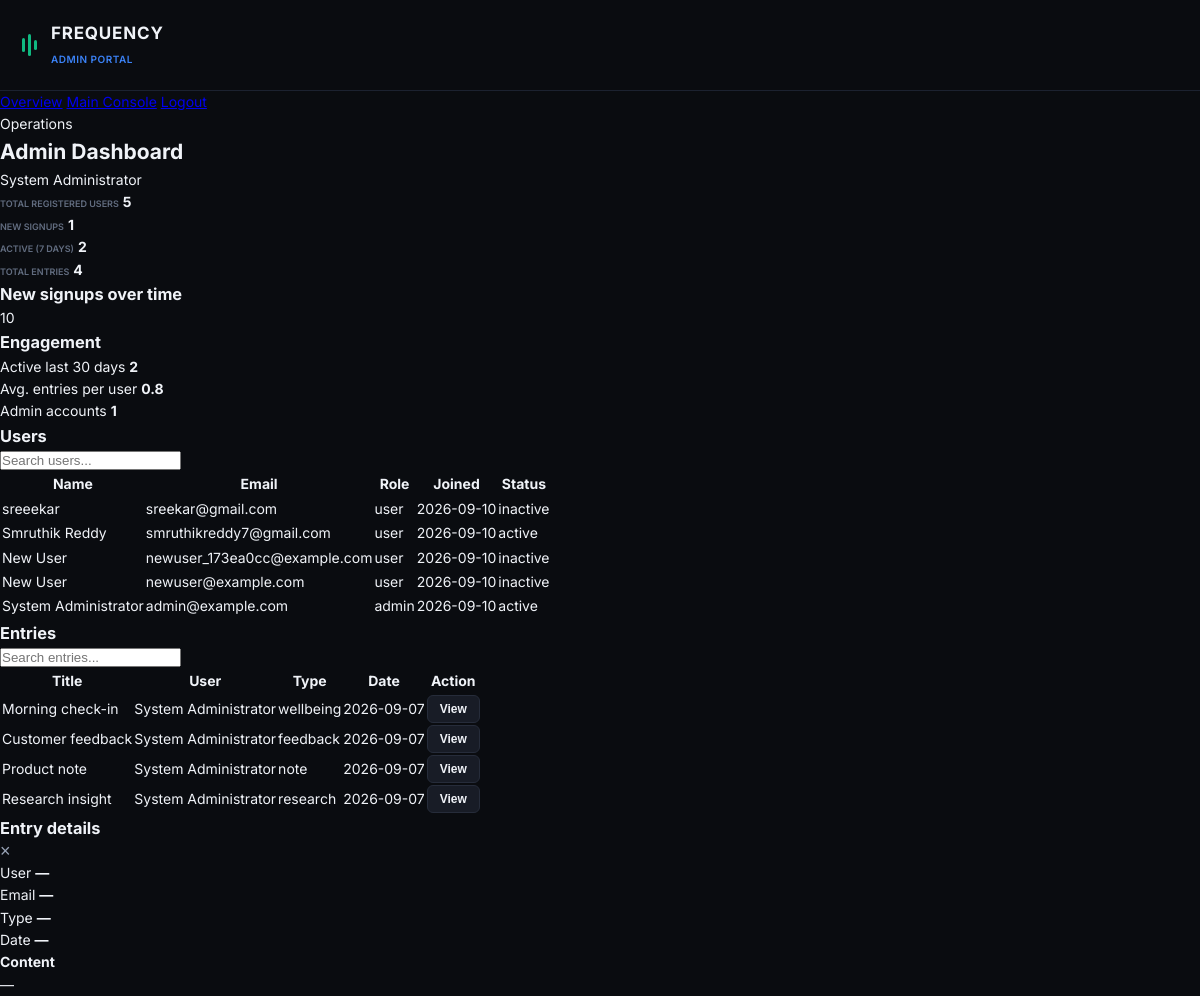
Page /admin (signed in) on the earlier database version.
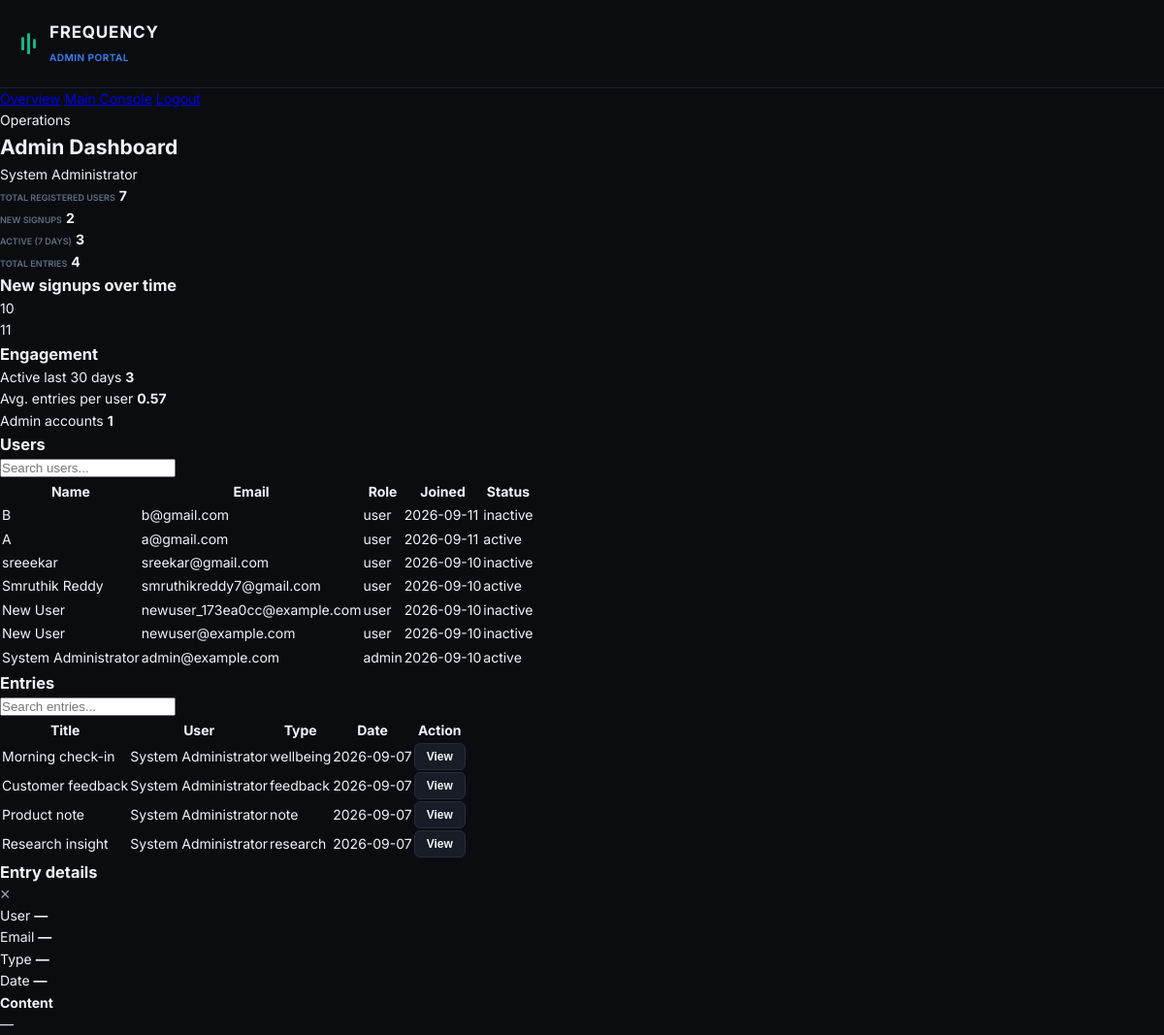
Same page on the later database version.
### tables this page shows
CREATE TABLE users (
                    id INTEGER PRIMARY KEY AUTOINCREMENT,
                    name TEXT NOT NULL,
                    email TEXT NOT NULL UNIQUE,
                    password_hash TEXT NOT NULL,
                    role TEXT NOT NULL DEFAULT 'user',
                    created_at TEXT NOT NULL,
                    last_login_at TEXT,
                    status TEXT NOT NULL DEFAULT 'active'
                );

CREATE TABLE entries (
                    id INTEGER PRIMARY KEY AUTOINCREMENT,
                    user_id INTEGER NOT NULL,
                    title TEXT NOT NULL,
                    content TEXT NOT NULL,
                    entry_type TEXT NOT NULL DEFAULT 'general',
                    metadata_json TEXT DEFAULT '{}',
                    created_at TEXT NOT NULL,
                    FOREIGN KEY(user_id) REFERENCES users(id)
                );

### app.py (the view)
    @app.route("/admin")
    @admin_required
    def admin_dashboard():
        stats = Database.get_dashboard_stats()
        users = Database.list_users()
        entries = Database.list_entries()
        return render_template(
            "admin.html",
            app_name=app.config["APP_NAME"],
            version=app.config["APP_VERSION"],
            stats=stats,
            users=users,
            entries=entries,
            admin_name=session.get("user_name", "Administrator")
        )

### app.py (called while the page is built)
def admin_required(view):
    @wraps(view)
    def wrapped(*args, **kwargs):
        if not session.get("user_id"):
            return redirect(url_for("signin", next=request.path))
        if session.get("role") != "admin":
            return redirect(url_for("signin"))
        return view(*args, **kwargs)
    return wrapped

### database.py (called while the page is built)
    @classmethod
    def get_connection(cls) -> sqlite3.Connection:
        conn = sqlite3.connect(DB_FILE)
        conn.row_factory = sqlite3.Row
        return conn

    @classmethod
    def list_users(cls) -> List[Dict[str, Any]]:
        with cls.get_connection() as conn:
            rows = conn.execute(
                """
                SELECT id, name, email, role, created_at, last_login_at,
                       CASE WHEN last_login_at IS NOT NULL AND datetime(last_login_at) >= datetime('now', '-30 days') THEN 'active' ELSE 'inactive' END AS status
                FROM users
                ORDER BY created_at DESC
                """
            ).fetchall()
            return [dict(row) for row in rows]

    @classmethod
    def list_entries(cls) -> List[Dict[str, Any]]:
        with cls.get_connection() as conn:
            rows = conn.execute(
                """
                SELECT e.id, e.user_id, u.name as user_name, u.email as user_email, e.title, e.content, e.entry_type, e.metadata_json, e.created_at
                FROM entries e
                JOIN users u ON u.id = e.user_id
                ORDER BY e.created_at DESC
                """
            ).fetchall()
            return [dict(row) for row in rows]

### templates/admin.html (shortened to what this page needs)
<!DOCTYPE html>
<html lang="en">
<head>
    <link rel="stylesheet" href="/static/css/style.css">
</head>
<body class="admin-shell">
    <div class="admin-layout">
        <aside class="admin-sidebar">
            <div class="brand brand-admin">
                <div class="brand-icon">
                    <span class="pulse-wave"></span>
                    <span class="pulse-wave wave-2"></span>
                    <span class="pulse-wave wave-3"></span>
                </div>
                <div class="brand-text">
                    <h1>FREQUENCY</h1>
                    <span class="tag">Admin Portal</span>
                </div>
            </div>
            <nav class="admin-nav">
                <a href="/admin" class="nav-item active">Overview</a>
                <a href="/" class="nav-item">Main Console</a>
                <a href="/logout" class="nav-item danger">Logout</a>
            </nav>
        </aside>
        <main class="admin-main">
            <header class="admin-topbar">
                <div>
                    <p class="eyebrow">Operations</p>
                    <h2>Admin Dashboard</h2>
                </div>
                <div class="user-pill">{{ admin_name }}</div>
            </header>
            <section class="stats-grid">
                <div class="stat-card">
                    <span class="stat-label">Total registered users</span>
                    <strong>{{ stats.total_users }}</strong>
                </div>
                <div class="stat-card">
                    <span class="stat-label">New signups</span>
                    <strong>{{ stats.signups_by_day | length }}</strong>
                </div>
                <div class="stat-card">
                    <span class="stat-label">Active (7 days)</span>
                    <strong>{{ stats.active_7_days }}</strong>
                </div>
                <div class="stat-card">
                    <span class="stat-label">Total entries</span>
                    <strong>{{ stats.total_entries }}</strong>
                </div>
            </section>
            <section class="analytics-grid">
                <div class="panel chart-panel">
                    <div class="panel-header">
                        <h3>New signups over time</h3>
                    </div>
                    <div id="signup-chart" class="bar-chart">
                        {% for item in stats.signups_by_day %}
                            <div class="chart-column" title="{{ item.date }}: {{ item.count }} signups">
                                <span class="chart-label">{{ item.date[-2:] }}</span>
                            </div>
                        {% endfor %}
                    </div>
                </div>
                <div class="panel summary-panel">
                    <div class="panel-header">
                        <h3>Engagement</h3>
                    </div>
                    <div class="summary-list">
                        <div>
                            <span>Active last 30 days</span>
                            <strong>{{ stats.active_30_days }}</strong>
                        </div>
                        <div>
                            <span>Avg. entries per user</span>
                            <strong>{{ ((stats.total_entries / stats.total_users) if stats.total_users else 0) | round(2) }}</strong>
                        </div>
                        <div>
                            <span>Admin accounts</span>
                            <strong>{{ users | selectattr('role', 'equalto', 'admin') | list | length }}</strong>
                        </div>
                    </div>
                </div>
            </section>
            <section class="panel table-panel">
                <div class="panel-header table-header">
                    <h3>Users</h3>
                    <input type="search" class="table-search" data-table-target="users-table" placeholder="Search users...">
                </div>
                <div class="table-wrap">
                    <table id="users-table">
                        <thead>
                            <tr>
                                <th>Name</th>
                                <th>Email</th>
                                <th>Role</th>
                                <th>Joined</th>
                                <th>Status</th>
                            </tr>
                        </thead>
                        <tbody>
                            {% for user in users %}
                                <tr>
                                    <td>{{ user.name }}</td>
                                    <td>{{ user.email }}</td>
                                    <td>
                                        <span class="role-pill {{ user.role }}">{{ user.role }}</span>
                                    </td>
                                    <td>{{ user.created_at[:10] if user.created_at else '—' }}</td>
                                    <td>{{ user.status or 'inactive' }}</td>
                                </tr>
                            {% else %}
                                <tr>
                                    <td colspan="5">No users found.</td>
                                </tr>
                            {% endfor %}
                        </tbody>
                    </table>
                </div>
            </section>
            <section class="panel table-panel">
                <div class="panel-header table-header">
                    <h3>Entries</h3>
                    <input type="search" class="table-search" data-table-target="entries-table" placeholder="Search entries...">
                </div>
                <div class="table-wrap">
                    <table id="entries-table">
                        <thead>
                            <tr>
                                <th>Title</th>
                                <th>User</th>
                                <th>Type</th>
                                <th>Date</th>
                                <th>Action</th>
                            </tr>
                        </thead>
                        <tbody>
                            {% for item in entries %}
                                <tr
                                    data-entry-title="{{ item.title | e }}"
                                    data-entry-content="{{ item.content | e }}"
                                    data-entry-type="{{ item.entry_type | e }}"
                                    data-entry-user="{{ item.user_name | e }}"
                                    data-entry-email="{{ item.user_email | e }}"
                                    data-entry-date="{{ item.created_at[:10] if item.created_at else '—' }}"
                                >
                                    <td>{{ item.title }}</td>
                                    <td>{{ item.user_name }}</td>
                                    <td>{{ item.entry_type }}</td>
                                    <td>{{ item.created_at[:10] if item.created_at else '—' }}</td>
                                    <td>
                                        <button class="btn btn-secondary btn-sm view-entry-btn" data-entry-id="{{ item.id }}" type="button">
                                            View
                                        </button>
                                    </td>
                                </tr>
                            {% else %}
                                <tr>
                                    <td colspan="5">No entries found.</td>
                                </tr>
                            {% endfor %}
                        </tbody>
                    </table>
                </div>
            </section>
        </main>
    </div>
    <div id="entry-modal" class="entry-modal hidden">
        <div class="entry-modal-card">
            <div class="panel-header modal-header">
                <h3 id="entry-modal-title">Entry details</h3>
                <button type="button" class="btn-icon-only" id="close-entry-modal">&times;</button>
            </div>
            <div class="entry-modal-body">
                <div class="entry-detail-row">
                    <span>User</span>
                    <strong id="entry-user">—</strong>
                </div>
                <div class="entry-detail-row">
                    <span>Email</span>
                    <strong id="entry-email">—</strong>
                </div>
                <div class="entry-detail-row">
                    <span>Type</span>
                    <strong id="entry-type">—</strong>
                </div>
                <div class="entry-detail-row">
                    <span>Date</span>
                    <strong id="entry-date">—</strong>
                </div>
                <div class="entry-content-box">
                    <h4>Content</h4>
                    <p id="entry-content">—</p>
                </div>
            </div>
        </div>
    </div>
</body>
</html>

### static/css/style.css (style rules this page uses)
:root { --bg-primary: #0a0c10; --bg-secondary: #12151c; --bg-card: #181c26; --bg-card-hover: #1f2533; --bg-input: #151821; --border-color: #262c3a; --border-subtle: #1c2230; --text-primary: #f0f3f8; --text-secondary: #9aa5b8; --text-muted: #626d80; --accent-emerald: #10b981; --accent-emerald-glow: rgba(16, 185, 129, 0.25); --accent-blue: #3b82f6; --accent-blue-glow: rgba(59, 130, 246, 0.25); --accent-amber: #f59e0b; --accent-rose: #f43f5e; --accent-rose-glow: rgba(244, 63, 94, 0.35); --accent-purple: #8b5cf6; --sidebar-width: 270px; --header-height: 64px; --radius-sm: 6px; --radius-md: 10px; --radius-lg: 16px; --font-sans: 'Inter', -apple-system, BlinkMacSystemFont, 'Segoe UI', Roboto, sans-serif; --font-mono: 'JetBrains Mono', monospace; }
* { box-sizing: border-box; margin: 0; padding: 0; }
body { background-color: var(--bg-primary); color: var(--text-primary); font-family: var(--font-sans); font-size: 14px; line-height: 1.6; height: 100vh; overflow: hidden; -webkit-font-smoothing: antialiased; }
.brand { padding: 20px 22px; display: flex; align-items: center; gap: 14px; border-bottom: 1px solid var(--border-subtle); }
.brand-icon { display: flex; align-items: center; gap: 3px; height: 24px; }
.pulse-wave { width: 3px; height: 14px; background: var(--accent-emerald); border-radius: 2px; animation: wave 1.2s ease-in-out infinite alternate; }
.pulse-wave.wave-2 { height: 22px; animation-delay: 0.2s; }
.pulse-wave.wave-3 { height: 10px; animation-delay: 0.4s; }
.brand-text h1 { font-size: 17px; font-weight: 700; letter-spacing: 0.8px; color: var(--text-primary); }
.brand-text .tag { font-size: 10px; font-weight: 600; color: var(--accent-blue); text-transform: uppercase; letter-spacing: 0.5px; }
.btn { display: inline-flex; align-items: center; justify-content: center; gap: 8px; padding: 10px 16px; border-radius: var(--radius-md); font-size: 13px; font-weight: 600; cursor: pointer; transition: all 0.2s ease; border: 1px solid transparent; }
.btn-sm { padding: 6px 12px; font-size: 12px; border-radius: var(--radius-sm); }
.btn-secondary { background-color: var(--bg-card); border-color: var(--border-color); color: var(--text-primary); }
.btn-icon-only { background: transparent; border: none; color: var(--text-secondary); font-size: 18px; cursor: pointer; display: flex; align-items: center; justify-content: center; }
.stat-label { font-size: 9px; color: var(--text-muted); text-transform: uppercase; font-weight: 600; }

Differences in the rows shown:
added users: name "B", email "b@gmail.com", role "user", created_at "2026-09-11", status "inactive"
added users: name "A", email "a@gmail.com", role "user", created_at "2026-09-11", status "active"
Other differences:
{{ stats.total_users }}: "5" → "7"
{{ stats.signups_by_day | length }}: "1" → "2"
{{ stats.active_7_days }}: "2" → "3"
{{ stats.active_30_days }}: "2" → "3"
new list line: "11"
text no longer shown: "0.8"
text now shown: "0.57"
